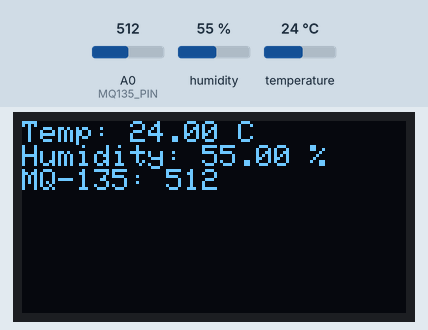
Bench run of a sketch on a simulated ESP8266 (NodeMCU). Shown: 128×64 one-colour display. Inputs (shaded band) come from the test bench; at power-on: humidity 55 %, A0 (MQ135_PIN) = 512, temperature 24 °C.

Above: at 0.1 s.
At 5.8 s:
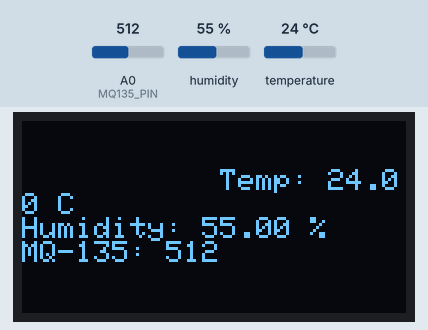
5.9 s: humidity set to 22 %
At 10.5 s:
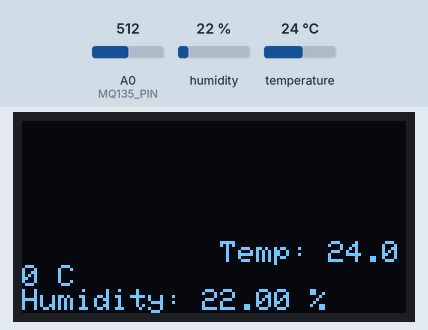
Timing chart, 0 to 12.0 s (numbered marks = the images above; inputs shaded):
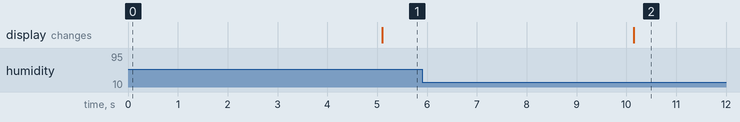

The sketch:

DHT_Gas_Display.ino
```cpp
#include <DHT.h>
#include <Adafruit_SSD1306.h>
#include <Adafruit_Sensor.h>

// DHT11 settings
#define DHTPIN D4
#define DHTTYPE DHT11
DHT dht(DHTPIN, DHTTYPE);

// OLED settings
Adafruit_SSD1306 display;

// MQ-135 settings
#define MQ135_PIN A0

void setup() {
  // Initialize Serial for debugging
  Serial.begin(115200);

  // Initialize DHT11 sensor
  dht.begin();

  // Initialize MQ-135
  pinMode(MQ135_PIN, INPUT);
}

void loop() {
  // Read data from DHT11 and MQ-135
  float humidity = dht.readHumidity();
  float temperature = dht.readTemperature();
  int mq135_value = analogRead(MQ135_PIN);

  // Display values on OLED
  display.clearDisplay();

  display.print("Temp: ");
  display.print(temperature);
  display.print(" C");

  display.print("\nHumidity: ");
  display.print(humidity);
  display.print(" %");

  display.print("\nMQ-135: ");
  display.print(mq135_value);

  display.display();

  delay(5000);  // Delay between readings
}
```
